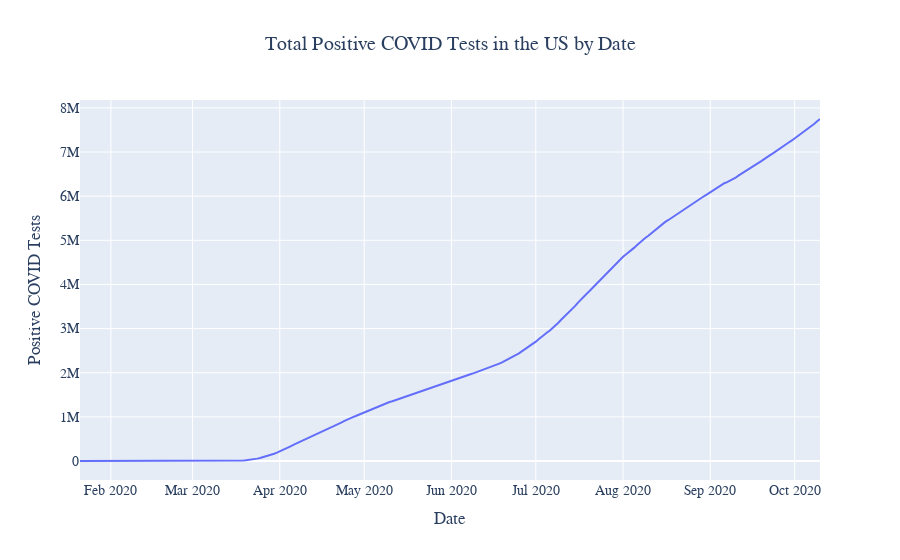

Here is the notebook cell this chart was saved with:
### Markdown cell above
#### Total Cases

### Code cell
configure_plotly_browser_state()
#Importing data from public GitHub Repository exported from the New York Time's Data Source.
df_total_cases = pd.read_csv("https://raw.githubusercontent.com/nytimes/covid-19-data/master/us.csv")
fig2 = px.line(df_total_cases, x="date", y="cases", title='Total Positive COVID Tests in the US by Date')
fig2.update_layout(
    #Centering the title
    title=dict(x=0.5),
    xaxis_title="Date",
    yaxis_title="Positive COVID Tests",
    legend_title="Legend Title",
    font=dict(
        family="Times New Roman",
        size=14,
    )
)
#plot_url = py.plot(fig2, filename = 'Figure2')
configure_plotly_browser_state()
fig2.show()

### Figure 1 — Plotly figure (JSON) as saved in the notebook; plotly's stock layout.template omitted (floating-point values rounded to 4 significant figures; data arrays with more than 128 entries replaced by an {"elided": "..."} marker saying what was removed)
{"data": [{"hovertemplate": "date=%{x}<br>cases=%{y}<extra></extra>", "showlegend": false, "legendgroup": "", "orientation": "v", "yaxis": "y", "mode": "lines", "xaxis": "x", "y": {"elided": "264 int values"}, "x": {"elided": "264 str values"}, "line": {"color": "#636efa", "dash": "solid"}, "type": "scatter", "name": ""}], "layout": {"yaxis": {"domain": [0, 1], "anchor": "x", "title": {"text": "Positive COVID Tests"}}, "title": {"text": "Total Positive COVID Tests in the US by Date", "x": 0.5}, "xaxis": {"domain": [0, 1], "anchor": "y", "title": {"text": "Date"}}, "font": {"family": "Times New Roman", "size": 14}, "legend": {"tracegroupgap": 0, "title": {"text": "Legend Title"}}}}
